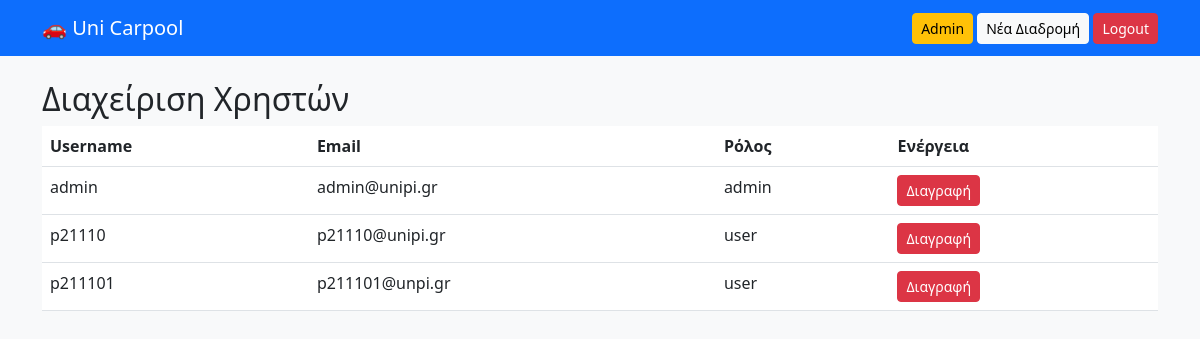
The app's page /admin/users (signed in) with its own data.
### models.py (models this page shows)
class User(db.Model, UserMixin):
    id = db.Column(db.Integer, primary_key=True)
    username = db.Column(db.String(50), unique=True, nullable=False)
    email = db.Column(db.String(120), unique=True, nullable=False)
    password = db.Column(db.String(60), nullable=False)
    role = db.Column(db.String(20), default='user') # 'admin' ή 'user'
    routes = db.relationship('Route', backref='driver', lazy=True)

### app.py (the view)
@app.route("/admin/users")
@login_required
def admin_panel():
    if current_user.role != 'admin': abort(403)
    users = User.query.all()
    return render_template('admin.html', users=users)

### app.py (called while the page is built)
@login_manager.user_loader
def load_user(user_id):
    return User.query.get(int(user_id))

### templates/admin.html
{% extends "base.html" %}
{% block content %}
<h2>Διαχείριση Χρηστών</h2>
<table class="table bg-white">
    <thead><tr><th>Username</th><th>Email</th><th>Ρόλος</th><th>Ενέργεια</th></tr></thead>
    <tbody>
        {% for u in users %}
        <tr>
            <td>{{ u.username }}</td>
            <td>{{ u.email }}</td>
            <td>{{ u.role }}</td>
            <td><a href="/admin/delete/{{u.id}}" class="btn btn-danger btn-sm">Διαγραφή</a></td>
        </tr>
        {% endfor %}
    </tbody>
</table>
{% endblock %}

### records on screen
User: username "admin", email "admin@unipi.gr", role "admin"
User: username "p21110", email "p21110@unipi.gr", role "user"
User: username "p211101", email "p211101@unpi.gr", role "user"
